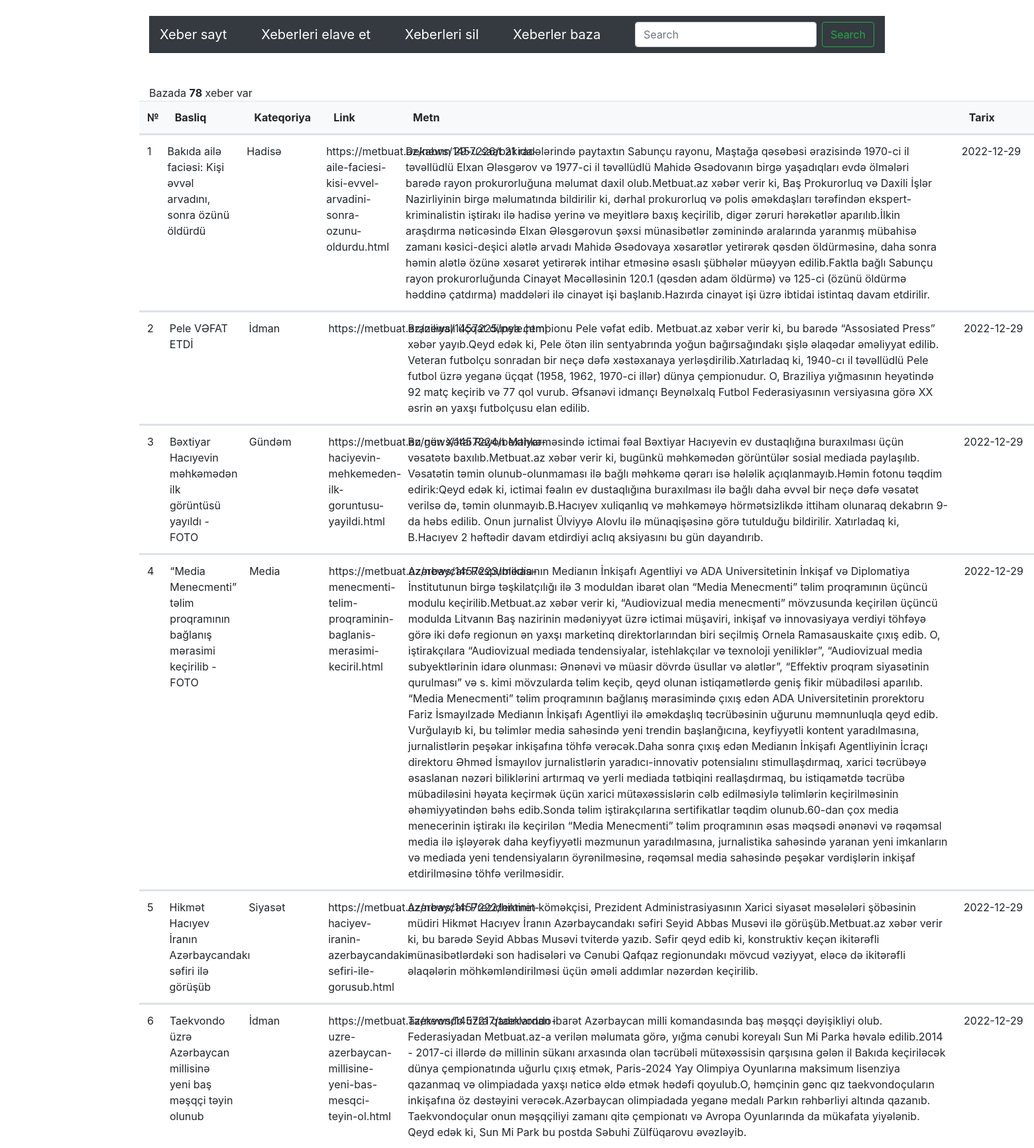
The page /xeber/ (upper part) on the database its author committed.
### main/models.py (models this page shows, shortened)
class Newsdata(models.Model):
    link= models.CharField(max_length=1000)
    basliq= models.CharField(max_length=1000)
    foto= models.CharField(max_length=1000)
    metn= models.CharField(max_length=1000)
    kateqoriya = models.CharField(max_length=1000)
    temp = models.CharField(max_length=100)
    tarix= models.CharField(max_length=1000)

### main/views.py (the view)
# urls.py: path("xeber/",views.xeber, name="xeber"),
def xeber(request):
    my_news=Newsdata.objects.all()
    nsay = Newsdata.objects.values_list("basliq").count()
    template = loader.get_template("main/xeber.html")
    data = {"my_news": my_news, 'nsay':nsay}
    return HttpResponse(template.render(data,request))

### main/templates/main/xeber.html (shortened to what this page needs)
<!doctype html>
<html lang="en">
<head>
  <link rel="stylesheet" href="https://stackpath.bootstrapcdn.com/bootstrap/4.4.1/css/bootstrap.min.css"
>
    <link rel="stylesheet" href="https://cdn.jsdelivr.net/npm/bootstrap@4.3.1/dist/css/bootstrap.min.css">
    <link rel="stylesheet" href="https://cdn.jsdelivr.net/npm/bootstrap-icons@1.3.0/font/bootstrap-icons.css">
</head>
<body>
<div class="container">
  <br>
  <nav class="navbar navbar-dark bg-dark justify-content-between">
    <a class="navbar-brand" href="http://127.0.0.1:8000/">Xeber sayt</a>
    <a class="navbar-brand" href="{% url 'addnews'  %}">Xeberleri elave et</a>
    <a class="navbar-brand" href="http://127.0.0.1:8000/delete/">Xeberleri sil</a>
    <a class="navbar-brand" href="http://127.0.0.1:8000/xeber/">Xeberler baza</a>
    <form class="form-inline">
      <input class="form-control mr-sm-2" type="search" placeholder="Search" aria-label="Search">
      <button class="btn btn-outline-success my-2 my-sm-0" type="submit">Search</button>
    </form>
  </nav>
</div>
    <br><br>
  <div class="container">
    <div class="row">
      <div class="col-12">Bazada <b>{{ nsay }}</b> xeber var </div>
        <table id="productSizes" class="table">
          <thead>
            <tr class="bg-light d-flex ">
            <th>№</th>
              <th class="col-1">Basliq</th>
              <th class="col-1">Kateqoriya</th>
              <th class="col-1">Link</th>
              <th class="col-7">Metn</th>
              <th class="col-1">Tarix</th>
            </tr>
          </thead>
          <tbody>
            {% for x in my_news %}
            <tr class="d-flex">
            <td> {{ forloop.counter }}</td>
              <td class="col-1">{{ x.basliq }}</td>
              <td class="col-1">{{ x.kateqoriya }}</td>
              <td class="col-1">{{ x.link }}</td>
              <td class="col-7">{{ x.metn }}</td>
              <td class="col-1">{{ x.tarix }}</td>
            </tr>
          </tbody>
          {% endfor %}
        </table>
      </div>
    </div>
</body>
</html>

### rows shown on the page
Newsdata: basliq "Bakıda ailə faciəsi: Kişi əvvəl arvadını, sonra özünü öldürdü", kateqoriya "Hadisə", link "https://metbuat.az/news/1457226/bakida-aile-faciesi-kisi-evvel-arvadini-sonra-ozunu-oldurdu.html", metn "Dekabrın 29-u saat 21 radələrində paytaxtın Sabunçu rayonu, Maştağa qəsəbəsi ərazisində 1970-ci il təvəllüdlü Elxan Ələsgərov və 1977-ci il təvəllüdlü Mahidə Əsədovanın birgə yaşadıqları evdə ölmələri barədə rayon prokurorluğuna məlumat daxil olub.Metbuat.az xəbər verir ki, Baş Prokurorluq və Daxili İşlər Nazirliyinin birgə məlumatında bildirilir ki, dərhal prokurorluq və polis əməkdaşları tərəfindən ekspert-kriminalistin iştirakı ilə hadisə yerinə və meyitlərə baxış keçirilib, digər zəruri hərəkətlər aparılıb.İlkin araşdırma nəticəsində Elxan Ələsgərovun şəxsi münasibətlər zəminində aralarında yaranmış mübahisə zamanı kəsici-deşici alətlə arvadı Mahidə Əsədovaya xəsarətlər yetirərək qəsdən…", tarix "2022-12-29"
Newsdata: basliq "Pele VƏFAT ETDİ", kateqoriya "İdman", link "https://metbuat.az/news/1457225/pele.html", metn "Braziliyalı üçqat dünya çempionu Pele vəfat edib. Metbuat.az xəbər verir ki, bu barədə “Assosiated Press” xəbər yayıb.Qeyd edək ki, Pele ötən ilin sentyabrında yoğun bağırsağındakı şişlə əlaqədar əməliyyat edilib. Veteran futbolçu sonradan bir neçə dəfə xəstəxanaya yerləşdirilib.Xatırladaq ki, 1940-cı il təvəllüdlü Pele futbol üzrə yeganə üçqat (1958, 1962, 1970-ci illər) dünya çempionudur. O, Braziliya yığmasının heyətində 92 matç keçirib və 77 qol vurub. Əfsanəvi idmançı Beynəlxalq Futbol Federasiyasının versiyasına görə XX əsrin ən yaxşı futbolçusu elan edilib.", tarix "2022-12-29"
Newsdata: basliq "Bəxtiyar Hacıyevin məhkəmədən ilk görüntüsü yayıldı - FOTO", kateqoriya "Gündəm", link "https://metbuat.az/news/1457224/bextiyar-haciyevin-mehkemeden-ilk-goruntusu-yayildi.html", metn "Bu gün Xətai Rayon Məhkəməsində ictimai fəal Bəxtiyar Hacıyevin ev dustaqlığına buraxılması üçün vəsatətə baxılıb.Metbuat.az xəbər verir ki, bugünkü məhkəmədən görüntülər sosial mediada paylaşılıb. Vəsatətin təmin olunub-olunmaması ilə bağlı məhkəmə qərarı isə hələlik açıqlanmayıb.Həmin fotonu təqdim edirik:Qeyd edək ki, ictimai fəalın ev dustaqlığına buraxılması ilə bağlı daha əvvəl bir neçə dəfə vəsatət verilsə də, təmin olunmayıb.B.Hacıyev xuliqanlıq və məhkəməyə hörmətsizlikdə ittiham olunaraq dekabrın 9-da həbs edilib. Onun jurnalist Ülviyyə Alovlu ilə münaqişəsinə görə tutulduğu bildirilir. Xatırladaq ki, B.Hacıyev 2 həftədir davam etdirdiyi aclıq aksiyasını bu gün dayandırıb.", tarix "2022-12-29"
Newsdata: basliq "“Media Menecmenti” təlim proqramının bağlanış mərasimi keçirilib - FOTO", kateqoriya "Media", link "https://metbuat.az/news/1457223/media-menecmenti-telim-proqraminin-baglanis-merasimi-keciril.html", metn "Azərbaycan Respublikasının Medianın İnkişafı Agentliyi və ADA Universitetinin İnkişaf və Diplomatiya İnstitutunun birgə təşkilatçılığı ilə 3 moduldan ibarət olan “Media Menecmenti” təlim proqramının üçüncü modulu keçirilib.Metbuat.az xəbər verir ki, “Audiovizual media menecmenti” mövzusunda keçirilən üçüncü modulda Litvanın Baş nazirinin mədəniyyət üzrə ictimai müşaviri, inkişaf və innovasiyaya verdiyi töhfəyə görə iki dəfə regionun ən yaxşı marketinq direktorlarından biri seçilmiş Ornela Ramasauskaite çıxış edib. O, iştirakçılara “Audiovizual mediada tendensiyalar, istehlakçılar və texnoloji yeniliklər”, “Audiovizual media subyektlərinin idarə olunması: Ənənəvi və müasir dövrdə üsullar və…", tarix "2022-12-29"
Newsdata: basliq "Hikmət Hacıyev İranın Azərbaycandakı səfiri ilə görüşüb", kateqoriya "Siyasət", link "https://metbuat.az/news/1457222/hikmet-haciyev-iranin-azerbaycandaki-sefiri-ile-gorusub.html", metn "Azərbaycan Prezidentinin köməkçisi, Prezident Administrasiyasının Xarici siyasət məsələləri şöbəsinin müdiri Hikmət Hacıyev İranın Azərbaycandakı səfiri Seyid Abbas Musəvi ilə görüşüb.Metbuat.az xəbər verir ki, bu barədə Seyid Abbas Musəvi tviterdə yazıb. Səfir qeyd edib ki, konstruktiv keçən ikitərəfli münasibətlərdəki son hadisələri və Cənubi Qafqaz regionundakı mövcud vəziyyət, eləcə də ikitərəfli əlaqələrin möhkəmləndirilməsi üçün əməli addımlar nəzərdən keçirilib.", tarix "2022-12-29"
Newsdata: basliq "Taekvondo üzrə Azərbaycan millisinə yeni baş məşqçi təyin olunub", kateqoriya "İdman", link "https://metbuat.az/news/1457217/taekvondo-uzre-azerbaycan-millisine-yeni-bas-mesqci-teyin-ol.html", metn "Taekvondo üzrə qadınlardan ibarət Azərbaycan milli komandasında baş məşqçi dəyişikliyi olub. Federasiyadan Metbuat.az-a verilən məlumata görə, yığma cənubi koreyalı Sun Mi Parka həvalə edilib.2014 - 2017-ci illərdə də millinin sükanı arxasında olan təcrübəli mütəxəssisin qarşısına gələn il Bakıda keçiriləcək dünya çempionatında uğurlu çıxış etmək, Paris-2024 Yay Olimpiya Oyunlarına maksimum lisenziya qazanmaq və olimpiadada yaxşı nəticə əldə etmək hədəfi qoyulub.O, həmçinin gənc qız taekvondoçuların inkişafına öz dəstəyini verəcək.Azərbaycan olimpiadada yeganə medalı Parkın rəhbərliyi altında qazanıb. Taekvondoçular onun məşqçiliyi zamanı qitə çempionatı və Avropa Oyunlarında da mükafata…", tarix "2022-12-29"

### other values the page prints
{{ nsay }} "78"
